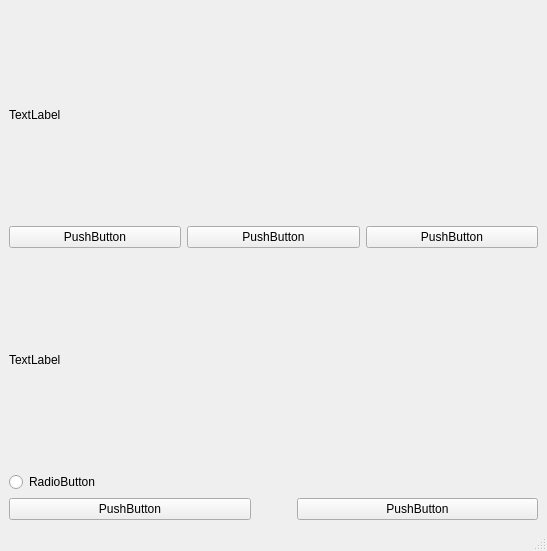
<?xml version="1.0" encoding="UTF-8"?>
<ui version="4.0">
 <class>MainWindow</class>
 <widget class="QMainWindow" name="MainWindow">
  <property name="geometry">
   <rect>
    <x>0</x>
    <y>0</y>
    <width>547</width>
    <height>551</height>
   </rect>
  </property>
  <property name="windowTitle">
   <string>MainWindow</string>
  </property>
  <widget class="QWidget" name="centralwidget">
   <layout class="QVBoxLayout" name="verticalLayout_3">
    <item>
     <layout class="QVBoxLayout" name="verticalLayout_2">
      <item>
       <widget class="QLabel" name="label">
        <property name="text">
         <string>TextLabel</string>
        </property>
       </widget>
      </item>
      <item>
       <layout class="QHBoxLayout" name="horizontalLayout">
        <item>
         <widget class="QPushButton" name="pushButton">
          <property name="text">
           <string>PushButton</string>
          </property>
          <attribute name="buttonGroup">
           <string notr="true">buttonGroup</string>
          </attribute>
         </widget>
        </item>
        <item>
         <widget class="QPushButton" name="pushButton_2">
          <property name="text">
           <string>PushButton</string>
          </property>
          <attribute name="buttonGroup">
           <string notr="true">buttonGroup</string>
          </attribute>
         </widget>
        </item>
        <item>
         <widget class="QPushButton" name="pushButton_3">
          <property name="text">
           <string>PushButton</string>
          </property>
          <attribute name="buttonGroup">
           <string notr="true">buttonGroup</string>
          </attribute>
         </widget>
        </item>
       </layout>
      </item>
     </layout>
    </item>
    <item>
     <layout class="QVBoxLayout" name="verticalLayout">
      <item>
       <widget class="QLabel" name="label_2">
        <property name="text">
         <string>TextLabel</string>
        </property>
       </widget>
      </item>
      <item>
       <widget class="QRadioButton" name="radioButton">
        <property name="text">
         <string>RadioButton</string>
        </property>
       </widget>
      </item>
     </layout>
    </item>
    <item>
     <layout class="QHBoxLayout" name="horizontalLayout_2">
      <item>
       <widget class="QPushButton" name="pushButton_5">
        <property name="text">
         <string>PushButton</string>
        </property>
       </widget>
      </item>
      <item>
       <spacer name="horizontalSpacer">
        <property name="orientation">
         <enum>Qt::Orientation::Horizontal</enum>
        </property>
        <property name="sizeType">
         <enum>QSizePolicy::Policy::Fixed</enum>
        </property>
        <property name="sizeHint" stdset="0">
         <size>
          <width>40</width>
          <height>20</height>
         </size>
        </property>
       </spacer>
      </item>
      <item>
       <widget class="QPushButton" name="pushButton_4">
        <property name="text">
         <string>PushButton</string>
        </property>
       </widget>
      </item>
     </layout>
    </item>
   </layout>
  </widget>
  <widget class="QMenuBar" name="menubar">
   <property name="geometry">
    <rect>
     <x>0</x>
     <y>0</y>
     <width>547</width>
     <height>33</height>
    </rect>
   </property>
  </widget>
  <widget class="QStatusBar" name="statusbar"/>
 </widget>
 <resources/>
 <connections/>
 <buttongroups>
  <buttongroup name="buttonGroup"/>
 </buttongroups>
</ui>
